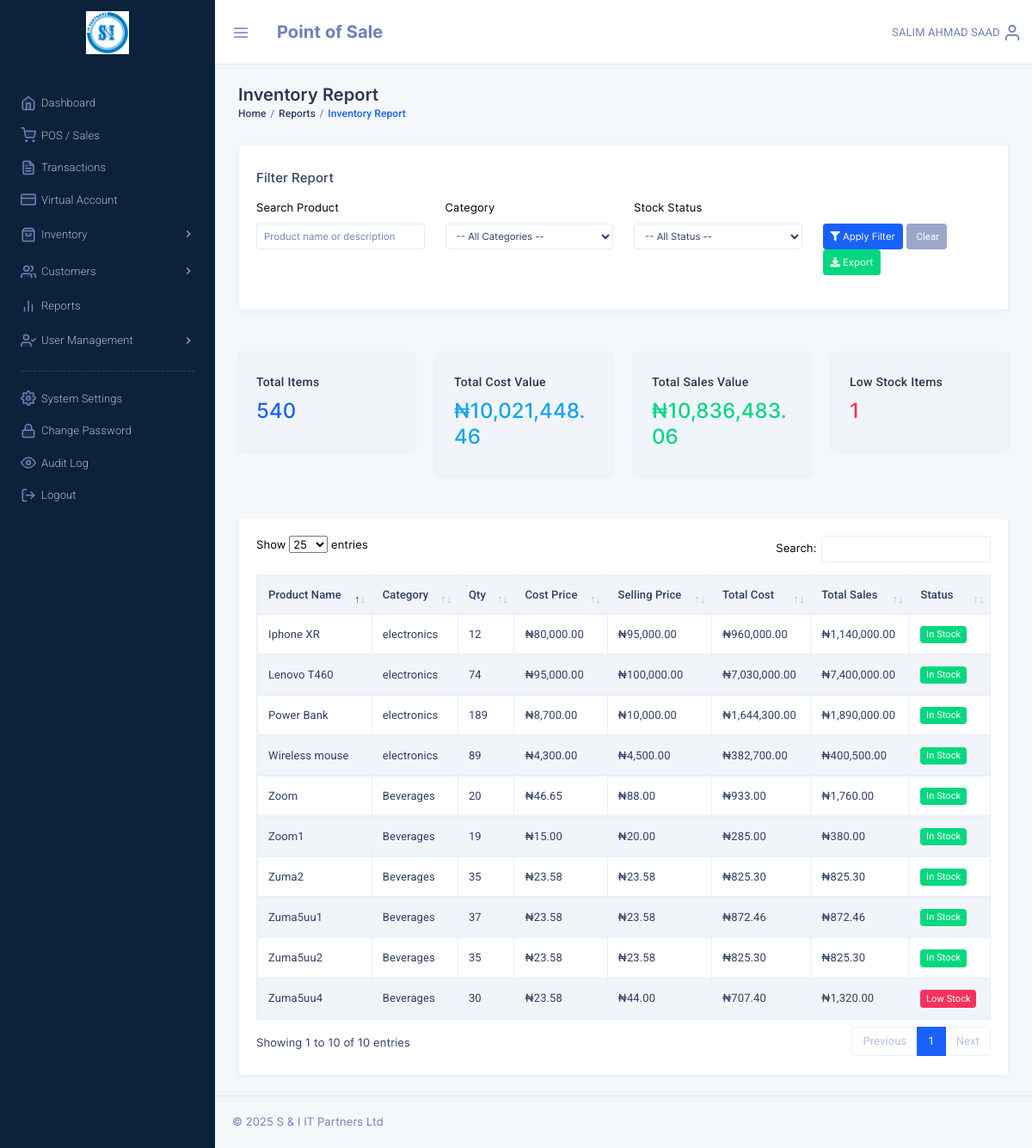
Page /report_inventory.php (signed in) on the earlier database version.
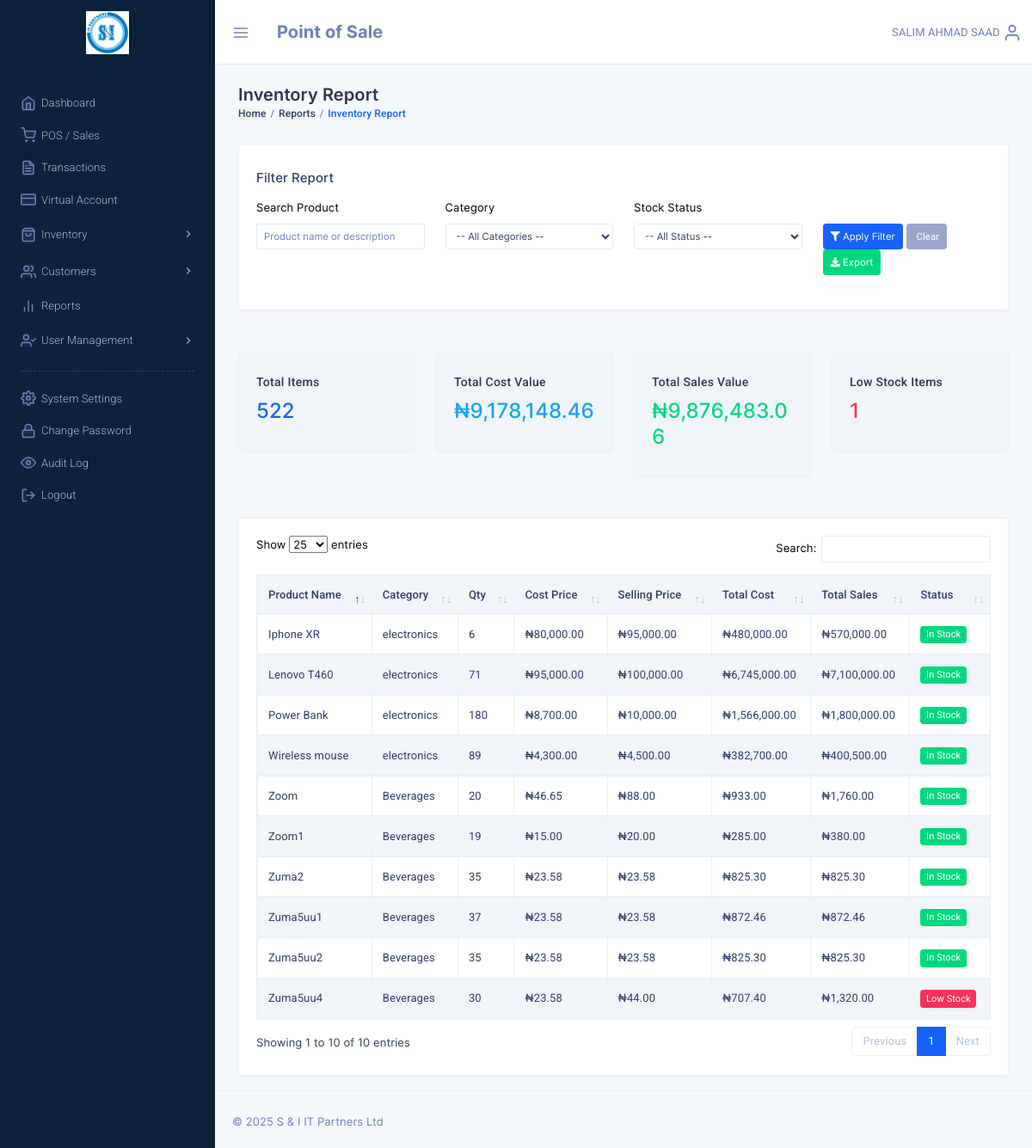
Same page on the later database version.
### tables this page shows
CREATE TABLE `system_settings` (
  `id` int NOT NULL,
  `setting_key` varchar(100) NOT NULL,
  `setting_value` text,
  `setting_type` enum('text','number','boolean','json') NOT NULL DEFAULT 'text',
  `description` varchar(255) DEFAULT NULL,
  `updated_by` varchar(32) DEFAULT NULL,
  `updated_at` timestamp NULL DEFAULT NULL ON UPDATE CURRENT_TIMESTAMP
);

CREATE TABLE `products` (
  `id` int NOT NULL,
  `sku` varchar(50) DEFAULT NULL,
  `name` varchar(255) NOT NULL,
  `description` varchar(255) NOT NULL,
  `category_id` int NOT NULL,
  `supplier_id` int NOT NULL,
  `barcode` varchar(20) DEFAULT NULL,
  `cost_price` double(10,2) NOT NULL,
  `selling_price` double(10,2) NOT NULL,
  `qty_in_stock` int NOT NULL DEFAULT '0',
  `low_stock_alert` int NOT NULL,
  `hasBatches` tinyint(1) NOT NULL,
  `updated_by` varchar(32) DEFAULT NULL,
  `last_update` timestamp NULL DEFAULT NULL ON UPDATE CURRENT_TIMESTAMP,
  `reg_by` varchar(32) NOT NULL,
  `reg_date` datetime DEFAULT NULL,
  `is_active` tinyint(1) NOT NULL DEFAULT '0',
  `image_url` varchar(255) DEFAULT NULL
);

CREATE TABLE `categories` (
  `id` int NOT NULL,
  `name` varchar(100) NOT NULL,
  `description` text,
  `parent_id` int DEFAULT NULL,
  `updated_by` varchar(32) DEFAULT NULL,
  `last_update` datetime NOT NULL DEFAULT CURRENT_TIMESTAMP ON UPDATE CURRENT_TIMESTAMP,
  `reg_by` varchar(32) NOT NULL,
  `reg_date` datetime NOT NULL DEFAULT CURRENT_TIMESTAMP,
  `is_active` tinyint(1) NOT NULL DEFAULT '1'
);

### include/pos_functions.php (called while the page is built, shortened)
<?php
if (function_exists('get_setting')) {
	return;
}
function get_setting($dbh, $key, $default = null)
{
	try {
		$sql = "SELECT setting_value FROM system_settings WHERE setting_key = :key LIMIT 1";
		$query = $dbh->prepare($sql);
		$query->bindParam(':key', $key, PDO::PARAM_STR);
		$query->execute();
		$result = $query->fetch(PDO::FETCH_ASSOC);
		return $result ? $result['setting_value'] : $default;
	} catch (PDOException $e) {
		return $default;
	}
}
function format_currency($dbh, $amount)
{
	$symbol = get_setting($dbh, 'currency_symbol', '₦');
	return $symbol . number_format($amount, 2);
}

### report_inventory.php (the view, shortened to what the changed rows need)
<?php
require("config.php");
require_once("include/pos_functions.php");
$sql = "SELECT p.*, c.name as category_name
        FROM products p
        LEFT JOIN categories c ON p.category_id = c.id
        WHERE p.is_active = 1";
$params = array();
$sql .= " ORDER BY p.name ASC";
$query = $dbh->prepare($sql);
$query->execute($params);
$products = $query->fetchAll(PDO::FETCH_ASSOC);
$total_items = 0;
$total_cost_value = 0;
$total_sales_value = 0;
foreach ($products as $p) {
    $qty = $p['qty_in_stock'];
    $total_items += $qty;
    $total_cost_value += ($qty * $p['cost_price']);
    $total_sales_value += ($qty * $p['selling_price']);
}
?>
<!DOCTYPE html>
<html lang="en">
<head>
    <link href="template/assets/css/bootstrap.min.css" rel="stylesheet" type="text/css" />
    <link href="template/assets/css/icons.min.css" rel="stylesheet" type="text/css" />
    <link href="template/assets/css/metisMenu.min.css" rel="stylesheet" type="text/css" />
    <link href="template/assets/css/app.min.css" rel="stylesheet" type="text/css" />
    <link href="template/plugins/datatables/dataTables.bootstrap5.min.css" rel="stylesheet" type="text/css" />
    <link href="template/plugins/datatables/responsive.bootstrap4.min.css" rel="stylesheet" type="text/css" />
</head>
<body class="dark-sidenav">
    <div class="page-wrapper">
        <div class="page-content">
            <div class="container-fluid">
                <div class="row mb-4">
                    <div class="col-md-3">
                        <div class="card bg-light">
                            <div class="card-body">
                                <h5 class="card-title">Total Items</h5>
                                <h3 class="text-primary"><?php echo number_format($total_items); ?></h3>
                            </div>
                        </div>
                    </div>
                    <div class="col-md-3">
                        <div class="card bg-light">
                            <div class="card-body">
                                <h5 class="card-title">Total Cost Value</h5>
                                <h3 class="text-info"><?php echo format_currency($dbh, $total_cost_value); ?></h3>
                            </div>
                        </div>
                    </div>
                    <div class="col-md-3">
                        <div class="card bg-light">
                            <div class="card-body">
                                <h5 class="card-title">Total Sales Value</h5>
                                <h3 class="text-success"><?php echo format_currency($dbh, $total_sales_value); ?></h3>
                            </div>
                        </div>
                    </div>
                </div>
                <div class="row">
                    <div class="col-12">
                        <div class="card">
                            <div class="card-body">
                                <div class="table-responsive">
                                    <table id="inventoryTable" class="table table-striped table-bordered">
                                        <thead>
                                            <tr>
                                                <th>Product Name</th>
                                                <th>Category</th>
                                                <th>Qty</th>
                                                <th>Cost Price</th>
                                                <th>Selling Price</th>
                                                <th>Total Cost</th>
                                                <th>Total Sales</th>
                                                <th>Status</th>
                                            </tr>
                                        </thead>
                                        <tbody>
                                            <?php foreach ($products as $p):
                                                $qty = $p['qty_in_stock'];
                                                $cost_val = $qty * $p['cost_price'];
                                                $sales_val = $qty * $p['selling_price'];
                                            ?>
                                                <tr>
                                                    <td><?php echo htmlspecialchars($p['name']); ?></td>
                                                    <td><?php echo htmlspecialchars($p['category_name'] ?? '-'); ?></td>
                                                    <td><?php echo $qty; ?></td>
                                                    <td><?php echo format_currency($dbh, $p['cost_price']); ?></td>
                                                    <td><?php echo format_currency($dbh, $p['selling_price']); ?></td>
                                                    <td><?php echo format_currency($dbh, $cost_val); ?></td>
                                                    <td><?php echo format_currency($dbh, $sales_val); ?></td>
                                                    <td>
                                                        <?php if ($qty <= $p['low_stock_alert']): ?>
                                                            <span class="badge badge-danger">Low Stock</span>
                                                        <?php else: ?>
                                                            <span class="badge badge-success">In Stock</span>
                                                        <?php endif; ?>
                                                    </td>
                                                </tr>
                                            <?php endforeach; ?>
                                        </tbody>
                                    </table>
                                </div>
                            </div>
                        </div>
                    </div>
                </div>
            </div>
        </div>
    </div>
</body>
</html>

Differences in the rows shown:
changed system_settings: setting_value "₦10,021,448.46" → "₦9,178,148.46"; setting_value "₦10,836,483.06" → "₦9,876,483.06"
changed products "Iphone XR": qty_in_stock "12" → "6"; format_currency($dbh, $cost_val) "₦960,000.00" → "₦480,000.00"; format_currency($dbh, $sales_val) "₦1,140,000.00" → "₦570,000.00"
changed products "Lenovo T460": qty_in_stock "74" → "71"; format_currency($dbh, $cost_val) "₦7,030,000.00" → "₦6,745,000.00"; format_currency($dbh, $sales_val) "₦7,400,000.00" → "₦7,100,000.00"
changed products "Power Bank": qty_in_stock "189" → "180"; format_currency($dbh, $cost_val) "₦1,644,300.00" → "₦1,566,000.00"; format_currency($dbh, $sales_val) "₦1,890,000.00" → "₦1,800,000.00"
Other differences:
$total_items: "540" → "522"
